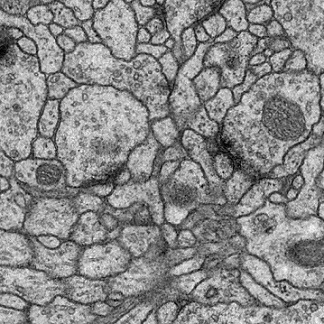
%> input picture reports/nus_cs5340/code/train-volume/train-volume.jpg, 324 x 324 px
$ octave --eval "result = CreateResidualImages(imread('../../train-volume/train-volume.jpg'));"   (GNU Octave 9; MATLAB toolbox functions it lacks are replaced by stand-ins)
%> lines starting %> are read from the running program, lines starting %| are printed output that depends on the picture
%%%%%%%%%%%%%%%%%%%%%%%%%%%%%%%%%%%%%%%%%%%%%%%%%%%%%%%%%%%%%%%%%%%%%%%%%%>
% This takes all images in as a matrix and then compues the contrast normalized
% image I and resI=input-I residual image. I is assumed to be squared previously
% if you want squared images.
%
% @file
% @author Matthew Zeiler
% @date Mar 11, 2010
%
% @image_file @copybrief CreateResidualImages.m
%%%%%%%%%%%%%%%%%%%%%%%%%%%%%%%%%%%%%%%%%%%%%%%%%%%%%%%%%%%%%%%%%%%%%%%%%%%

%%%%%%%%%%%%%%%%%%%%%%%%%%%%%%%%%%%%%%%%%%%%%%%%%%%%%%%%%%%%%%%%%%%%%%%%%%>
% @copybrief CreateResidualImages.m
%
% @param I input images
%
% @retval resI the residual images as: xdim-4 x ydim-4 x color_channels x
% num_images
% @retval I the contrast normalized images as: xdim-4 x ydim-4 x color_channels x
% num_images
%%%%%%%%%%%%%%%%%%%%%%%%%%%%%%%%%%%%%%%%%%%%%%%%%%%%%%%%%%%%%%%%%%%%%%%%%%%
function [resI,I] = CreateResidualImages(I)

% Author: Matthew Zeiler
% Returns: residual and laplacian passed images as planes in I
% Purpose:
%   Loads images from the y variables, computes laptplacians and returns
%   the results of the y-lapy residual image.

% resI = ones(size(I),'single')-0.5; % Midrange so it doesn't disrupt scaling.
% lapI = ones(size(I,1)-2,size(y,2)-2,size(y,3),size(y,4),'single'); % Midrange so it doesn't disrupt scaling.

% Loop through the number of images
% for image=1:size(y,4)

%     conI = zeros(size(y(:,:,:,1)),'single');
%     % Run a laplacian over images to get edge features.
%     h = fspecial('laplacian',0.2);
%     for j=1:size(y,3)  % Each color plane needs to be passed with laplacin
%         lapI(:,:,j,image) = ipp_conv2(single(y(:,:,j,image)),single(h),'valid');
%
% %         lapI(2:end-1,2:end-1,j,image) = ipp_conv2(single(y(:,:,j,image)),single(h),'valid');
%         resI(2:end-1,2:end-1,j,image) = single(y(2:end-1,2:end-1,j,image))-single(lapI(:,:,j,image));  % Compute the residual image.
%     end


% end

    CN_I = cell(size(I,4));
%> CN_I = {[]}
    res_I = cell(size(I,4));
%> res_I = {[]}

        %% Graham/Koray Method for Norb
        k = fspecial('gaussian',[5 5],1.591);
        for image=1:size(I,4)
            fprintf('Contrast Normalizing Image: %d\n',image);
            for j=1:size(I,3)
                dim = double(I(:,:,j,image));
                lmn = conv2(dim,k,'valid');
                lmnsq = conv2(dim.^2,k,'valid');
                lvar = lmnsq - lmn.^2;
                lvar(lvar<0) = 0; % avoid numerical problems
                lstd = sqrt(lvar);
                lstd(lstd<1) = 1;

                shifti = floor(size(k,1)/2)+1;
                shiftj = floor(size(k,2)/2)+1;

                % since we do valid convolutions
                dim = dim(shifti:shifti+size(lstd,1)-1,shiftj:shiftj+size(lstd,2)-1);
                dim = dim - lmn;
                dim = dim ./ lstd;

                CN_I{image}(:,:,j) = dim;
                res_I{image}(:,:,j) = double(I(shifti:shifti+size(lstd,1)-1,shiftj:shiftj+size(lstd,2)-1,j,image))-...
                    double(CN_I{image}(:,:,j));  % Compute the residual image.
                %             IMG = conI;
            end
        end
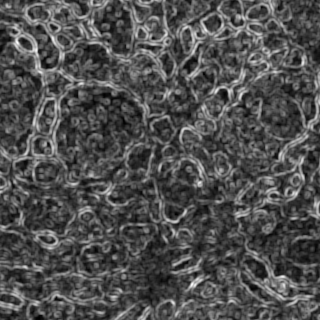
%> lstd: size 320x320 double; min 6.56, max 74.15, mean 27.7; drawn with min black and max white
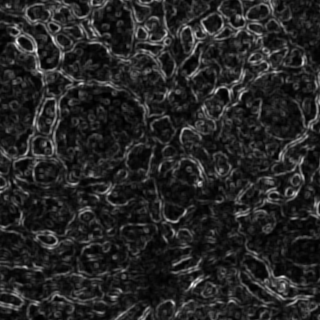
%> lvar: size 320x320 double; min 43.04, max 5498.3, mean 861.3; drawn with min black and max white
%> after the loop, CN_I = 1 item; res_I = 1 item


        % Now pad them again to ensure they are square.
% This has to be done after contrast normalizing to avoid strong edges on padded
% regions.
clear I PADIMG;  % Size of I may have changed by this point due to CN.
max_size = max(size(CN_I{1},1),size(CN_I{1},2));
%> max_size = 320
I = zeros(max_size,max_size,size(CN_I{1},3),size(CN_I,2));
%> I: size 320x320x3 double; every value is 0
resI = zeros(max_size,max_size,size(CN_I{1},3),size(CN_I,2));
for image=1:size(CN_I,2)
    [xdim ydim planes] = size(CN_I{image});
    maxdim = max(xdim,ydim);
    PADIMG = zeros(maxdim,maxdim,planes);
    RESIMG = zeros(maxdim,maxdim,planes);
    for plane=1:planes
        tempimg = padarray(CN_I{image}(:,:,plane),[floor((maxdim-xdim)/2) floor((maxdim-ydim)/2)],'pre');
        PADIMG(:,:,plane) = padarray(tempimg,[ceil((maxdim-xdim)/2) ceil((maxdim-ydim)/2)],'post');
        tempimg = padarray(res_I{image}(:,:,plane),[floor((maxdim-xdim)/2) floor((maxdim-ydim)/2)],'pre');
        RESIMG(:,:,plane) = padarray(tempimg,[ceil((maxdim-xdim)/2) ceil((maxdim-ydim)/2)],'post');
    end
    % Store the padded images into a matrix (as they are all the same
    % dimension).
    fprintf('Squaring Image: %d\n',image);
    I(:,:,:,image) = PADIMG;
    resI(:,:,:,image) = RESIMG;
end
%> this loop made 1 pass
%> (xdim, ydim, planes, maxdim) on pass 1: (320, 320, 3, 320)
%| Squaring Image: 1
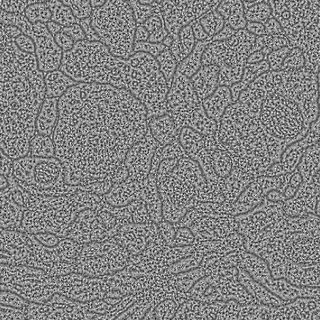
%> I: size 320x320x3 double; min -2.64, max 2.49, mean 0.00751; drawn with min black and max white
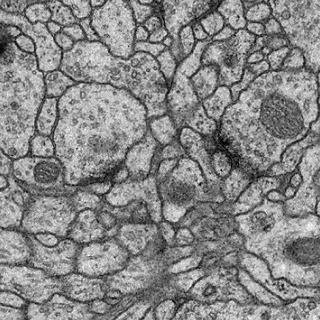
%> RESIMG: size 320x320x3 double; min 1.14, max 253.4, mean 135.7

% Makes it [-1,1]
% I = svm_rescale2(I);
I = single(I);
%> I: size 320x320x3 single
resI = single(resI);

end
